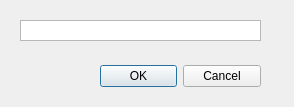
<?xml version="1.0" encoding="UTF-8"?>
<ui version="4.0">
 <class>Dialog_createSubField</class>
 <widget class="QDialog" name="Dialog_createSubField">
  <property name="geometry">
   <rect>
    <x>0</x>
    <y>0</y>
    <width>294</width>
    <height>107</height>
   </rect>
  </property>
  <property name="windowTitle">
   <string>Create New Sub Field</string>
  </property>
  <widget class="QDialogButtonBox" name="buttonBox">
   <property name="geometry">
    <rect>
     <x>100</x>
     <y>60</y>
     <width>161</width>
     <height>32</height>
    </rect>
   </property>
   <property name="orientation">
    <enum>Qt::Horizontal</enum>
   </property>
   <property name="standardButtons">
    <set>QDialogButtonBox::Cancel|QDialogButtonBox::Ok</set>
   </property>
  </widget>
  <widget class="QTextEdit" name="textEdit">
   <property name="geometry">
    <rect>
     <x>20</x>
     <y>20</y>
     <width>241</width>
     <height>21</height>
    </rect>
   </property>
   <property name="verticalScrollBarPolicy">
    <enum>Qt::ScrollBarAlwaysOff</enum>
   </property>
   <property name="horizontalScrollBarPolicy">
    <enum>Qt::ScrollBarAlwaysOff</enum>
   </property>
  </widget>
 </widget>
 <resources/>
 <connections>
  <connection>
   <sender>buttonBox</sender>
   <signal>accepted()</signal>
   <receiver>Dialog_createSubField</receiver>
   <slot>accept()</slot>
   <hints>
    <hint type="sourcelabel">
     <x>248</x>
     <y>254</y>
    </hint>
    <hint type="destinationlabel">
     <x>157</x>
     <y>274</y>
    </hint>
   </hints>
  </connection>
  <connection>
   <sender>buttonBox</sender>
   <signal>rejected()</signal>
   <receiver>Dialog_createSubField</receiver>
   <slot>reject()</slot>
   <hints>
    <hint type="sourcelabel">
     <x>316</x>
     <y>260</y>
    </hint>
    <hint type="destinationlabel">
     <x>286</x>
     <y>274</y>
    </hint>
   </hints>
  </connection>
 </connections>
</ui>
